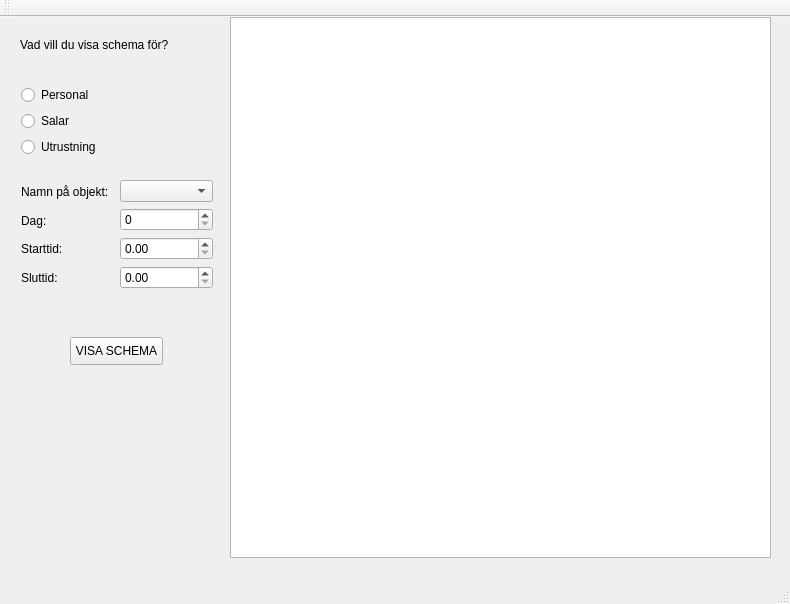
<?xml version="1.0" encoding="UTF-8"?>
<ui version="4.0">
 <class>schema</class>
 <widget class="QMainWindow" name="schema">
  <property name="geometry">
   <rect>
    <x>0</x>
    <y>0</y>
    <width>790</width>
    <height>604</height>
   </rect>
  </property>
  <property name="windowTitle">
   <string>schema</string>
  </property>
  <widget class="QWidget" name="centralWidget">
   <widget class="QTableView" name="tableView">
    <property name="geometry">
     <rect>
      <x>230</x>
      <y>0</y>
      <width>541</width>
      <height>541</height>
     </rect>
    </property>
   </widget>
   <widget class="QLabel" name="label">
    <property name="geometry">
     <rect>
      <x>20</x>
      <y>20</y>
      <width>191</width>
      <height>16</height>
     </rect>
    </property>
    <property name="text">
     <string>&lt;html&gt;&lt;head/&gt;&lt;body&gt;&lt;p&gt;&lt;span style=&quot; font-size:9pt;&quot;&gt;Vad vill du visa schema för?&lt;/span&gt;&lt;/p&gt;&lt;/body&gt;&lt;/html&gt;</string>
    </property>
   </widget>
   <widget class="QPushButton" name="pushButton">
    <property name="geometry">
     <rect>
      <x>70</x>
      <y>320</y>
      <width>93</width>
      <height>28</height>
     </rect>
    </property>
    <property name="text">
     <string>VISA SCHEMA</string>
    </property>
   </widget>
   <widget class="QWidget" name="layoutWidget">
    <property name="geometry">
     <rect>
      <x>10</x>
      <y>40</y>
      <width>214</width>
      <height>261</height>
     </rect>
    </property>
    <layout class="QGridLayout" name="gridLayout">
     <item row="1" column="1">
      <layout class="QVBoxLayout" name="verticalLayout_2">
       <item>
        <widget class="QComboBox" name="comboBox_2"/>
       </item>
       <item>
        <widget class="QSpinBox" name="spinBox"/>
       </item>
       <item>
        <widget class="QDoubleSpinBox" name="doubleSpinBox"/>
       </item>
       <item>
        <widget class="QDoubleSpinBox" name="doubleSpinBox_2"/>
       </item>
      </layout>
     </item>
     <item row="1" column="0">
      <layout class="QVBoxLayout" name="verticalLayout">
       <item>
        <widget class="QLabel" name="label_6">
         <property name="text">
          <string>Namn på objekt:</string>
         </property>
        </widget>
       </item>
       <item>
        <widget class="QLabel" name="label_3">
         <property name="text">
          <string>Dag:</string>
         </property>
        </widget>
       </item>
       <item>
        <widget class="QLabel" name="label_4">
         <property name="text">
          <string>Starttid:</string>
         </property>
        </widget>
       </item>
       <item>
        <widget class="QLabel" name="label_5">
         <property name="text">
          <string>Sluttid:</string>
         </property>
        </widget>
       </item>
      </layout>
     </item>
     <item row="0" column="0" colspan="2">
      <layout class="QVBoxLayout" name="verticalLayout_3">
       <item>
        <widget class="QRadioButton" name="radioButton_3">
         <property name="text">
          <string>Personal</string>
         </property>
        </widget>
       </item>
       <item>
        <widget class="QRadioButton" name="radioButton_2">
         <property name="text">
          <string>Salar</string>
         </property>
        </widget>
       </item>
       <item>
        <widget class="QRadioButton" name="radioButton">
         <property name="text">
          <string>Utrustning</string>
         </property>
        </widget>
       </item>
      </layout>
     </item>
    </layout>
   </widget>
   <zorder>tableView</zorder>
   <zorder>label</zorder>
   <zorder>layoutWidget</zorder>
   <zorder>pushButton</zorder>
  </widget>
  <widget class="QMenuBar" name="menuBar">
   <property name="geometry">
    <rect>
     <x>0</x>
     <y>0</y>
     <width>790</width>
     <height>27</height>
    </rect>
   </property>
  </widget>
  <widget class="QToolBar" name="mainToolBar">
   <attribute name="toolBarArea">
    <enum>TopToolBarArea</enum>
   </attribute>
   <attribute name="toolBarBreak">
    <bool>false</bool>
   </attribute>
  </widget>
  <widget class="QStatusBar" name="statusBar"/>
 </widget>
 <layoutdefault spacing="6" margin="11"/>
 <resources/>
 <connections/>
</ui>
